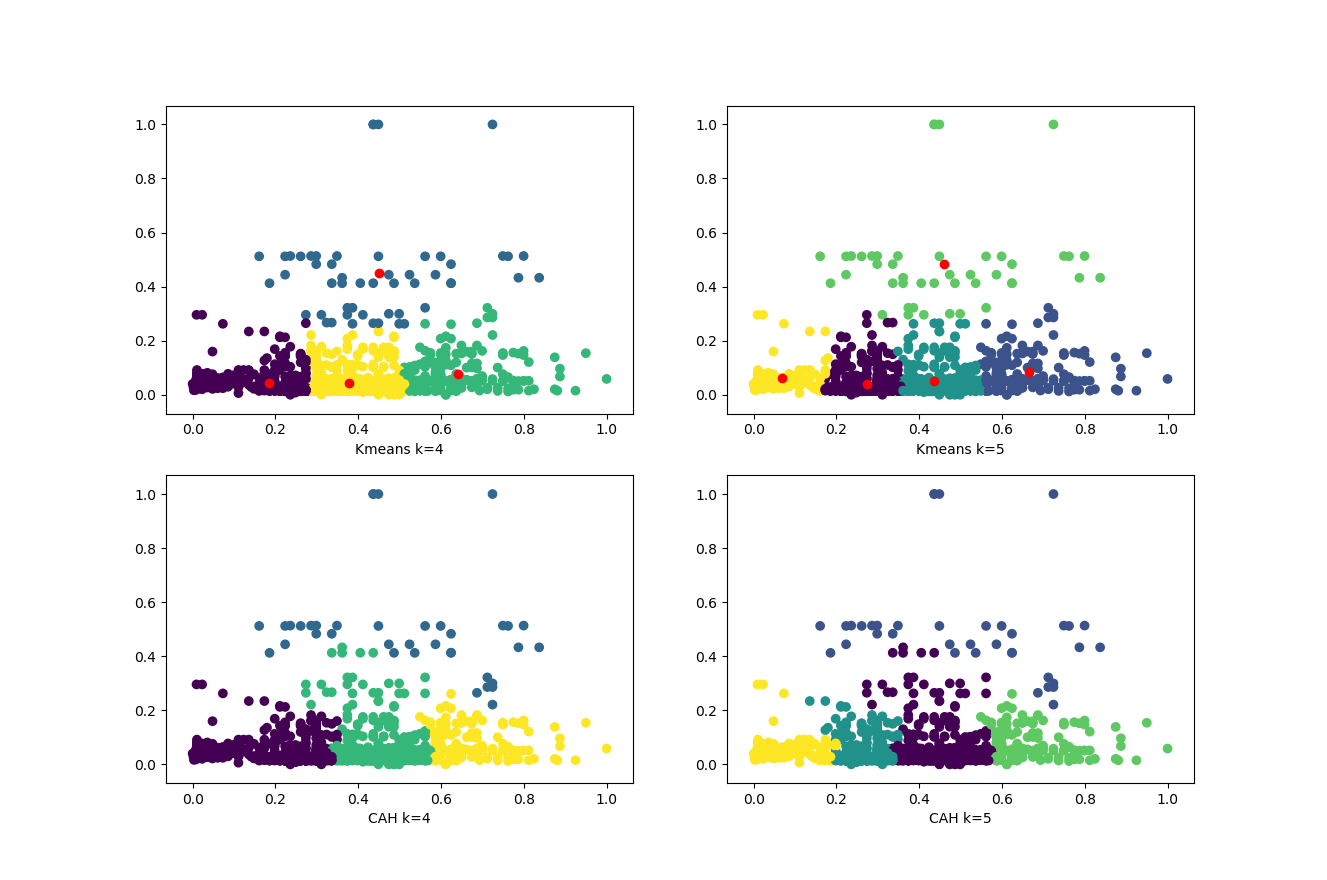

The script that drew this image:
import pandas as pd
import numpy as np
from matplotlib import pyplot as plt
from sklearn.cluster import AgglomerativeClustering, KMeans
from sklearn.preprocessing import MinMaxScaler
X = pd.read_csv('./C2/data1.csv')[['age','fare']].dropna()
mms = MinMaxScaler()
X = pd.DataFrame(mms.fit_transform(X),columns=['age','fare'])
for k in [4,5]:
    km = KMeans(n_clusters = k)
    ac = AgglomerativeClustering(n_clusters=k)
    ykm, yac = km.fit_predict(X), ac.fit_predict(X)
    plt.subplot(2,2,k-3)
    plt.scatter(X.age, X.fare, c=ykm)
    cc = np.transpose(km.cluster_centers_)
    plt.scatter(cc[0], cc[1],c='red')
    plt.xlabel("Kmeans k={0}".format(k))
    plt.subplot(2,2,k-1)
    plt.scatter(X.age, X.fare, c=yac)
    plt.xlabel("CAH k={0}".format(k))
plt.show()
